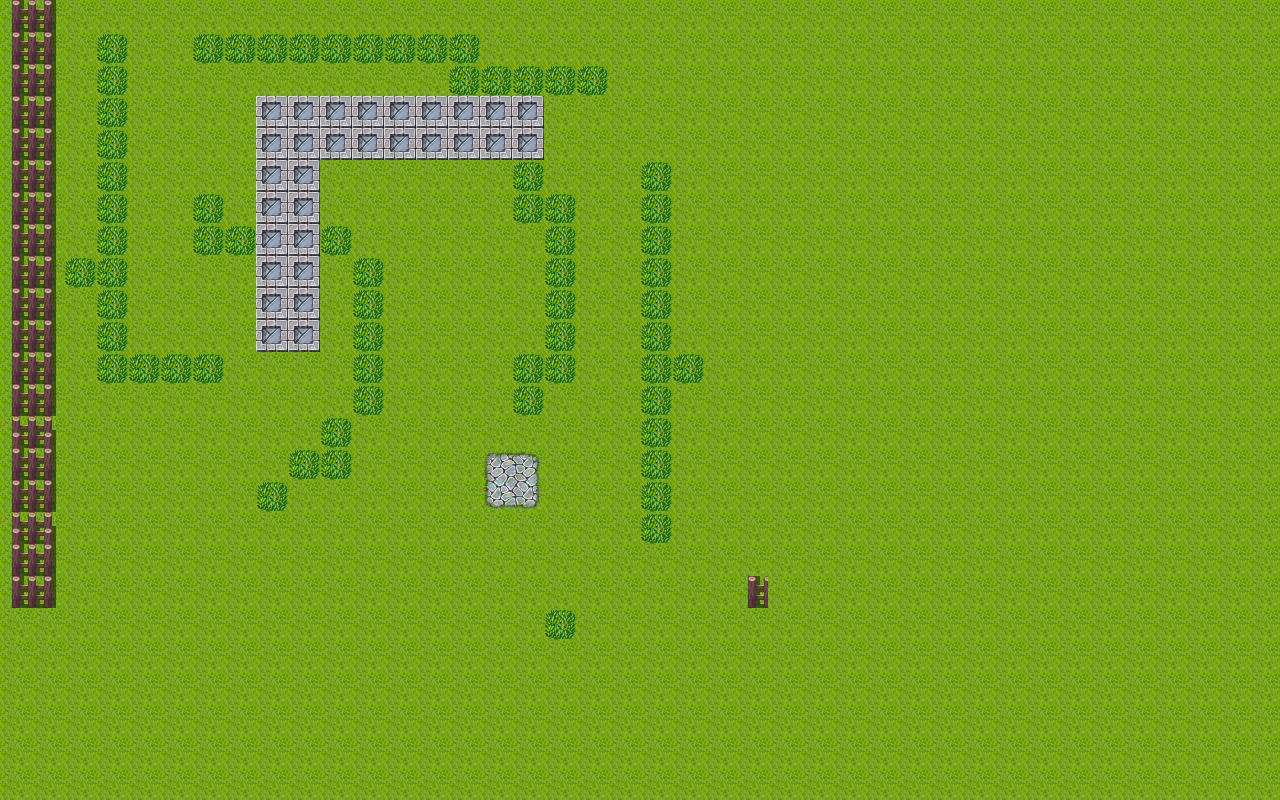

A level layout from a 2D game, rendered from its tile map. Below: a short description, then the map file with its tile-grid data intact:
An orthogonal 40x25 tile map with 32x32 px tiles, 2 tile layers (fondo, muros).

<map version="1.0" orientation="orthogonal" renderorder="right-down" width="40" height="25" tilewidth="32" tileheight="32" nextobjectid="1">
 <tileset firstgid="1" name="terreno" tilewidth="32" tileheight="32" tilecount="384">
  <image source="terrenogen.png" trans="ff00ff" width="1024" height="384" />
 </tileset>
 <layer name="fondo" width="40" height="25">
  <data encoding="csv">
83,84,17,17,17,17,17,17,17,17,17,17,17,17,17,17,17,17,17,17,17,17,17,17,17,17,17,17,17,17,17,17,17,17,17,17,17,17,17,17,
83,84,17,115,17,17,115,115,115,115,115,115,115,115,115,17,17,17,17,17,17,17,17,17,17,17,17,17,17,17,17,17,17,17,17,17,17,17,17,17,
83,84,17,115,17,17,17,17,17,17,17,17,17,17,115,115,115,115,115,17,17,17,17,17,17,17,17,17,17,17,17,17,17,17,17,17,17,17,17,17,
83,84,17,115,17,18,17,17,17,17,17,17,17,17,17,115,17,17,17,17,17,17,17,17,17,17,17,17,17,17,17,17,17,17,17,17,17,17,17,17,
83,84,17,115,49,50,17,17,17,17,17,17,17,17,17,115,115,17,17,17,17,17,17,17,17,17,17,17,17,17,17,17,17,17,17,17,17,17,17,17,
83,84,17,115,17,17,17,17,17,17,17,17,17,17,17,17,115,17,17,17,115,17,17,17,17,17,17,17,17,17,17,17,17,17,17,17,17,17,17,17,
83,84,17,115,17,17,115,17,17,17,17,17,17,17,17,17,115,115,17,17,115,17,17,17,17,17,17,17,17,17,17,17,17,17,17,17,17,17,17,17,
83,84,17,115,17,17,115,115,115,115,115,17,17,17,17,17,17,115,17,17,115,17,17,17,17,17,17,17,17,17,17,17,17,17,17,17,17,17,17,17,
83,84,115,115,17,17,17,17,17,17,17,115,17,17,17,17,17,115,17,17,115,17,17,17,17,17,17,17,17,17,17,17,17,17,17,17,17,17,17,17,
83,84,17,115,17,17,17,17,17,17,17,115,17,17,17,17,17,115,17,17,115,17,17,17,17,17,17,17,17,17,17,17,17,17,17,17,17,17,17,17,
83,84,17,115,17,17,17,17,17,17,17,115,17,17,17,17,17,115,17,17,115,17,17,17,17,17,17,17,17,17,17,17,17,17,17,17,17,17,17,17,
83,84,17,115,115,115,115,17,17,17,17,115,17,17,17,17,115,115,17,17,115,115,17,17,17,17,17,17,17,17,17,17,17,17,17,17,17,17,17,17,
83,84,17,17,17,17,17,17,17,17,17,115,17,17,17,17,115,17,17,17,115,17,17,17,17,17,17,17,17,17,17,17,17,17,17,17,17,17,17,17,
51,52,17,18,17,17,17,17,17,17,115,17,17,17,17,17,17,17,17,17,115,17,17,17,17,17,17,17,17,17,17,17,17,17,17,17,17,17,17,17,
83,84,49,50,17,17,17,17,17,115,115,17,17,17,17,53,54,17,17,17,115,17,17,17,17,17,17,17,17,17,17,17,17,17,17,17,17,17,17,17,
83,84,17,17,17,17,17,17,115,17,17,17,17,17,17,85,86,17,17,17,115,17,17,17,17,17,17,17,17,17,17,17,17,17,17,17,17,17,17,17,
51,52,17,17,17,17,17,17,17,17,17,17,17,17,17,17,17,17,17,17,115,17,17,17,17,17,17,17,17,17,17,17,17,17,17,17,17,17,17,17,
83,84,17,18,18,18,18,18,18,18,18,18,18,18,18,18,18,18,18,18,18,18,18,17,17,17,17,17,17,17,17,17,17,17,17,17,17,17,17,17,
83,84,49,50,50,50,50,50,50,50,50,50,50,50,50,50,50,50,50,50,50,50,50,83,17,17,17,17,17,17,17,17,17,17,17,17,17,17,17,17,
17,17,17,17,17,17,17,17,17,17,17,17,17,17,17,17,17,115,17,17,17,17,17,17,17,17,17,17,17,17,17,17,17,17,17,17,17,17,17,17,
17,17,17,17,17,17,17,17,17,17,17,17,17,17,17,17,17,17,17,17,17,17,17,17,17,17,17,17,17,17,17,17,17,17,17,17,17,17,17,17,
17,17,17,17,17,17,17,17,17,17,17,17,17,17,17,17,17,17,17,17,17,17,17,17,17,17,17,17,17,17,17,17,17,17,17,17,17,17,17,17,
17,17,17,17,17,17,17,17,17,17,17,17,17,17,17,17,17,17,17,17,17,17,17,17,17,17,17,17,17,17,17,17,17,17,17,17,17,17,17,17,
17,17,17,17,17,17,17,17,17,17,17,17,17,17,17,17,17,17,17,17,17,17,17,17,17,17,17,17,17,17,17,17,17,17,17,17,17,17,17,17,
17,17,17,17,17,17,17,17,17,17,17,17,17,17,17,17,17,17,17,17,17,17,17,17,17,17,17,17,17,17,17,17,17,17,17,17,17,17,17,17
</data>
 </layer>
 <layer name="muros" width="40" height="25">
  <data encoding="csv">
0,0,0,0,0,0,0,0,0,0,0,0,0,0,0,0,0,0,0,0,0,0,0,0,0,0,0,0,0,0,0,0,0,0,0,0,0,0,0,0,
0,0,0,0,0,0,0,0,0,0,0,0,0,0,0,0,0,0,0,0,0,0,0,0,0,0,0,0,0,0,0,0,0,0,0,0,0,0,0,0,
0,0,0,0,0,0,0,0,0,0,0,0,0,0,0,0,0,0,0,0,0,0,0,0,0,0,0,0,0,0,0,0,0,0,0,0,0,0,0,0,
0,0,0,0,0,0,0,0,119,119,119,119,119,119,119,119,119,0,0,0,0,0,0,0,0,0,0,0,0,0,0,0,0,0,0,0,0,0,0,0,
0,0,0,0,0,0,0,0,119,119,119,119,119,119,119,119,119,0,0,0,0,0,0,0,0,0,0,0,0,0,0,0,0,0,0,0,0,0,0,0,
0,0,0,0,0,0,0,0,119,119,0,0,0,0,0,0,0,0,0,0,0,0,0,0,0,0,0,0,0,0,0,0,0,0,0,0,0,0,0,0,
0,0,0,0,0,0,0,0,119,119,0,0,0,0,0,0,0,0,0,0,0,0,0,0,0,0,0,0,0,0,0,0,0,0,0,0,0,0,0,0,
0,0,0,0,0,0,0,0,119,119,0,0,0,0,0,0,0,0,0,0,0,0,0,0,0,0,0,0,0,0,0,0,0,0,0,0,0,0,0,0,
0,0,0,0,0,0,0,0,119,119,0,0,0,0,0,0,0,0,0,0,0,0,0,0,0,0,0,0,0,0,0,0,0,0,0,0,0,0,0,0,
0,0,0,0,0,0,0,0,119,119,0,0,0,0,0,0,0,0,0,0,0,0,0,0,0,0,0,0,0,0,0,0,0,0,0,0,0,0,0,0,
0,0,0,0,0,0,0,0,119,119,0,0,0,0,0,0,0,0,0,0,0,0,0,0,0,0,0,0,0,0,0,0,0,0,0,0,0,0,0,0,
0,0,0,0,0,0,0,0,0,0,0,0,0,0,0,0,0,0,0,0,0,0,0,0,0,0,0,0,0,0,0,0,0,0,0,0,0,0,0,0,
0,0,0,0,0,0,0,0,0,0,0,0,0,0,0,0,0,0,0,0,0,0,0,0,0,0,0,0,0,0,0,0,0,0,0,0,0,0,0,0,
0,0,0,0,0,0,0,0,0,0,0,0,0,0,0,0,0,0,0,0,0,0,0,0,0,0,0,0,0,0,0,0,0,0,0,0,0,0,0,0,
0,0,0,0,0,0,0,0,0,0,0,0,0,0,0,0,0,0,0,0,0,0,0,0,0,0,0,0,0,0,0,0,0,0,0,0,0,0,0,0,
0,0,0,0,0,0,0,0,0,0,0,0,0,0,0,0,0,0,0,0,0,0,0,0,0,0,0,0,0,0,0,0,0,0,0,0,0,0,0,0,
0,0,0,0,0,0,0,0,0,0,0,0,0,0,0,0,0,0,0,0,0,0,0,0,0,0,0,0,0,0,0,0,0,0,0,0,0,0,0,0,
0,0,0,0,0,0,0,0,0,0,0,0,0,0,0,0,0,0,0,0,0,0,0,0,0,0,0,0,0,0,0,0,0,0,0,0,0,0,0,0,
0,0,0,0,0,0,0,0,0,0,0,0,0,0,0,0,0,0,0,0,0,0,0,0,0,0,0,0,0,0,0,0,0,0,0,0,0,0,0,0,
0,0,0,0,0,0,0,0,0,0,0,0,0,0,0,0,0,0,0,0,0,0,0,0,0,0,0,0,0,0,0,0,0,0,0,0,0,0,0,0,
0,0,0,0,0,0,0,0,0,0,0,0,0,0,0,0,0,0,0,0,0,0,0,0,0,0,0,0,0,0,0,0,0,0,0,0,0,0,0,0,
0,0,0,0,0,0,0,0,0,0,0,0,0,0,0,0,0,0,0,0,0,0,0,0,0,0,0,0,0,0,0,0,0,0,0,0,0,0,0,0,
0,0,0,0,0,0,0,0,0,0,0,0,0,0,0,0,0,0,0,0,0,0,0,0,0,0,0,0,0,0,0,0,0,0,0,0,0,0,0,0,
0,0,0,0,0,0,0,0,0,0,0,0,0,0,0,0,0,0,0,0,0,0,0,0,0,0,0,0,0,0,0,0,0,0,0,0,0,0,0,0,
0,0,0,0,0,0,0,0,0,0,0,0,0,0,0,0,0,0,0,0,0,0,0,0,0,0,0,0,0,0,0,0,0,0,0,0,0,0,0,0
</data>
 </layer>
</map>
